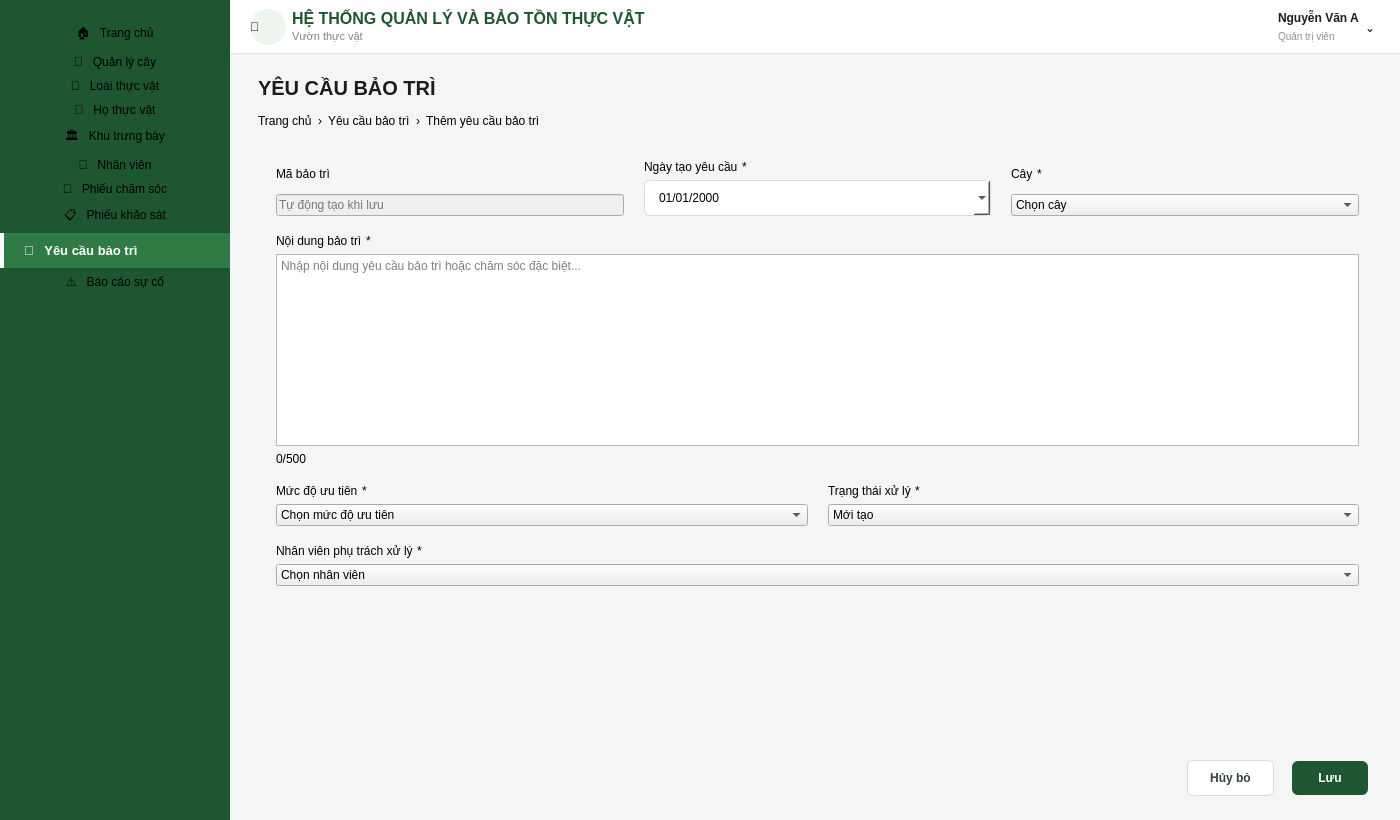
<?xml version="1.0" encoding="UTF-8"?>
<ui version="4.0">
 <class>MainWindow</class>
 <widget class="QMainWindow" name="MainWindow">
  <property name="geometry">
   <rect>
    <x>0</x>
    <y>0</y>
    <width>1400</width>
    <height>820</height>
   </rect>
  </property>
  <property name="windowTitle">
   <string>Hệ thống Quản lý và Bảo tồn Thực vật</string>
  </property>
  <property name="styleSheet">
   <string notr="true">QMainWindow { background-color: #f4f6f5; }
QWidget#sidebarFrame { background-color: #1e5631; }
QLabel#sidebarTitle { color: #ffffff; font-size: 12px; font-weight: bold; letter-spacing: 1px; }
QPushButton[class=&quot;navBtn&quot;] { text-align: left; padding: 10px 20px; color: #dfeee3; font-size: 13px; border: none; background-color: transparent; }
QPushButton[class=&quot;navBtn&quot;]:hover { background-color: #24693a; }
QPushButton#navActive { text-align: left; padding: 10px 20px; color: #ffffff; font-size: 13px; font-weight: bold; border: none; background-color: #2f7a45; border-left: 4px solid #ffffff; }
QWidget#headerFrame { background-color: #ffffff; border-bottom: 1px solid #e2e5e3; }
QLabel#headerTitle { font-size: 16px; font-weight: bold; color: #1e5631; }
QLabel#headerSubtitle { font-size: 11px; color: #7a8a7f; }
QLabel#pageTitle { font-size: 20px; font-weight: bold; color: #1c1c1c; }
QLineEdit#searchBox { border: 1px solid #d8dcd9; border-radius: 6px; padding: 8px 12px; font-size: 12px; background-color: #ffffff; }
QPushButton#btnAddSurvey { background-color: #1e5631; color: #ffffff; font-size: 12px; font-weight: bold; border-radius: 6px; padding: 10px 18px; }
QPushButton#btnAddSurvey:hover { background-color: #24693a; }
QTableWidget { background-color: #ffffff; border: 1px solid #e2e5e3; border-radius: 8px; gridline-color: #eef1ef; font-size: 12px; }
QHeaderView::section { background-color: #f7f9f7; color: #5c6b60; font-weight: bold; font-size: 11px; padding: 10px 6px; border: none; border-bottom: 1px solid #e2e5e3; }
QLabel#paginationInfo { color: #6b7a70; font-size: 12px; }
QPushButton.pageBtn { background-color: #ffffff; border: 1px solid #d8dcd9; border-radius: 5px; min-width: 28px; min-height: 28px; }
QPushButton#pageCurrent { background-color: #1e5631; color: #ffffff; border-radius: 5px; min-width: 28px; min-height: 28px; font-weight: bold; }
QLabel#userName { font-size: 12px; font-weight: bold; color: #1c1c1c; }
QLabel#userRole { font-size: 10px; color: #8a978d; }
QLabel#avatarLabel { background-color: #1e5631; color: #ffffff; border-radius: 18px; font-weight: bold; }
QLabel#logoCircle { background-color: #eef4ee; border-radius: 18px; }
QLabel#breadcrumb { font-size: 12px; color: #6b7a70; }
QLabel[class=&quot;formLabel&quot;] { font-size: 12px; font-weight: bold; color: #33413a; }
QLineEdit#fieldInput { border: 1px solid #d8dcd9; border-radius: 6px; padding: 9px 12px; font-size: 12px; background-color: #ffffff; color: #1c1c1c; }
QLineEdit#fieldInput:disabled { background-color: #f4f6f5; color: #9aa39d; }
QDateEdit, QDateTimeEdit { border: 1px solid #d8dcd9; border-radius: 6px; padding: 9px 12px; font-size: 12px; background-color: #ffffff; }
QComboBox#fieldCombo { border: 1px solid #d8dcd9; border-radius: 6px; padding: 9px 12px; font-size: 12px; background-color: #ffffff; }
QTextEdit#fieldTextArea { border: 1px solid #d8dcd9; border-radius: 6px; padding: 10px 12px; font-size: 12px; background-color: #ffffff; }
QLabel#charCounter { font-size: 11px; color: #9aa39d; }
QWidget#uploadDropzone { background-color: #fbfcfb; border: 2px dashed #d8dcd9; border-radius: 8px; }
QLabel#uploadHint { font-size: 12px; color: #8a978d; }
QLabel#uploadFormatHint { font-size: 11px; color: #9aa39d; }
QPushButton#btnChooseImage { border: 1px solid #d8dcd9; border-radius: 6px; padding: 8px 16px; font-size: 12px; background-color: #ffffff; color: #33413a; }
QPushButton#btnChooseImage:hover { background-color: #f4f6f5; }
QPushButton#btnCancel { border: 1px solid #d8dcd9; border-radius: 6px; padding: 10px 22px; font-size: 12px; font-weight: bold; background-color: #ffffff; color: #33413a; }
QPushButton#btnCancel:hover { background-color: #f4f6f5; }
QPushButton#btnSave { background-color: #1e5631; border: none; border-radius: 6px; padding: 10px 26px; font-size: 12px; font-weight: bold; color: #ffffff; }
QPushButton#btnSave:hover { background-color: #24693a; }
QLabel[class=&quot;requiredMark&quot;] { color: #e53935; font-size: 12px; font-weight: bold; }
QLabel[class=&quot;breadcrumbCurrent&quot;] { color: #1e5631; font-size: 12px; font-weight: bold; }
QLabel[class=&quot;breadcrumbText&quot;] { color: #6b7a70; font-size: 12px; }
QLabel[class=&quot;breadcrumbSep&quot;] { color: #a9b3ad; font-size: 12px; }
QScrollArea#formScrollArea { border: none; background-color: transparent; }
QWidget#scrollAreaWidgetContents { background-color: transparent; }
</string>
  </property>
  <widget class="QWidget" name="centralwidget">
   <layout class="QHBoxLayout" name="rootLayout">
    <property name="spacing">
     <number>0</number>
    </property>
    <property name="leftMargin">
     <number>0</number>
    </property>
    <property name="topMargin">
     <number>0</number>
    </property>
    <property name="rightMargin">
     <number>0</number>
    </property>
    <property name="bottomMargin">
     <number>0</number>
    </property>
    <item>
     <widget class="QWidget" name="sidebarFrame" native="true">
      <property name="minimumSize">
       <size>
        <width>230</width>
        <height>0</height>
       </size>
      </property>
      <property name="maximumSize">
       <size>
        <width>230</width>
        <height>16777215</height>
       </size>
      </property>
      <layout class="QVBoxLayout" name="sidebarLayout">
       <property name="spacing">
        <number>2</number>
       </property>
       <property name="leftMargin">
        <number>0</number>
       </property>
       <property name="topMargin">
        <number>20</number>
       </property>
       <property name="rightMargin">
        <number>0</number>
       </property>
       <property name="bottomMargin">
        <number>10</number>
       </property>
       <item>
        <widget class="QPushButton" name="navTrangChu">
         <property name="cursor">
          <cursorShape>PointingHandCursor</cursorShape>
         </property>
         <property name="text">
          <string>🏠   Trang chủ</string>
         </property>
         <property name="flat">
          <bool>true</bool>
         </property>
         <property name="class" stdset="0">
          <string>navBtn</string>
         </property>
        </widget>
       </item>
       <item>
        <widget class="QPushButton" name="navQuanLyCay">
         <property name="cursor">
          <cursorShape>PointingHandCursor</cursorShape>
         </property>
         <property name="text">
          <string>🌳   Quản lý cây</string>
         </property>
         <property name="flat">
          <bool>true</bool>
         </property>
         <property name="class" stdset="0">
          <string>navBtn</string>
         </property>
        </widget>
       </item>
       <item>
        <widget class="QPushButton" name="navLoaiThucVat">
         <property name="cursor">
          <cursorShape>PointingHandCursor</cursorShape>
         </property>
         <property name="text">
          <string>🍃   Loài thực vật</string>
         </property>
         <property name="flat">
          <bool>true</bool>
         </property>
         <property name="class" stdset="0">
          <string>navBtn</string>
         </property>
        </widget>
       </item>
       <item>
        <widget class="QPushButton" name="navHoThucVat">
         <property name="cursor">
          <cursorShape>PointingHandCursor</cursorShape>
         </property>
         <property name="text">
          <string>🧬   Họ thực vật</string>
         </property>
         <property name="flat">
          <bool>true</bool>
         </property>
         <property name="class" stdset="0">
          <string>navBtn</string>
         </property>
        </widget>
       </item>
       <item>
        <widget class="QPushButton" name="navKhuTrungBay">
         <property name="cursor">
          <cursorShape>PointingHandCursor</cursorShape>
         </property>
         <property name="text">
          <string>🏛   Khu trưng bày</string>
         </property>
         <property name="flat">
          <bool>true</bool>
         </property>
         <property name="class" stdset="0">
          <string>navBtn</string>
         </property>
        </widget>
       </item>
       <item>
        <widget class="QPushButton" name="navNhanVien">
         <property name="cursor">
          <cursorShape>PointingHandCursor</cursorShape>
         </property>
         <property name="text">
          <string>👤   Nhân viên</string>
         </property>
         <property name="flat">
          <bool>true</bool>
         </property>
         <property name="class" stdset="0">
          <string>navBtn</string>
         </property>
        </widget>
       </item>
       <item>
        <widget class="QPushButton" name="navPhieuChamSoc">
         <property name="cursor">
          <cursorShape>PointingHandCursor</cursorShape>
         </property>
         <property name="text">
          <string>📝   Phiếu chăm sóc</string>
         </property>
         <property name="flat">
          <bool>true</bool>
         </property>
         <property name="class" stdset="0">
          <string>navBtn</string>
         </property>
        </widget>
       </item>
       <item>
        <widget class="QPushButton" name="navPhieuKhaoSat">
         <property name="cursor">
          <cursorShape>PointingHandCursor</cursorShape>
         </property>
         <property name="text">
          <string>📋   Phiếu khảo sát</string>
         </property>
         <property name="flat">
          <bool>true</bool>
         </property>
         <property name="class" stdset="0">
          <string>navBtn</string>
         </property>
        </widget>
       </item>
       <item>
        <widget class="QPushButton" name="navActive">
         <property name="cursor">
          <cursorShape>PointingHandCursor</cursorShape>
         </property>
         <property name="text">
          <string>🔧   Yêu cầu bảo trì</string>
         </property>
         <property name="flat">
          <bool>true</bool>
         </property>
        </widget>
       </item>
       <item>
        <widget class="QPushButton" name="navBaoCaoSuCo">
         <property name="cursor">
          <cursorShape>PointingHandCursor</cursorShape>
         </property>
         <property name="text">
          <string>⚠   Báo cáo sự cố</string>
         </property>
         <property name="flat">
          <bool>true</bool>
         </property>
         <property name="class" stdset="0">
          <string>navBtn</string>
         </property>
        </widget>
       </item>
       <item>
        <spacer name="sidebarSpacer">
         <property name="orientation">
          <enum>Qt::Vertical</enum>
         </property>
         <property name="sizeHint" stdset="0">
          <size>
           <width>20</width>
           <height>40</height>
          </size>
         </property>
        </spacer>
       </item>
      </layout>
     </widget>
    </item>
    <item>
     <widget class="QWidget" name="mainContentFrame" native="true">
      <layout class="QVBoxLayout" name="mainContentLayout">
       <property name="spacing">
        <number>0</number>
       </property>
       <property name="leftMargin">
        <number>0</number>
       </property>
       <property name="topMargin">
        <number>0</number>
       </property>
       <property name="rightMargin">
        <number>0</number>
       </property>
       <property name="bottomMargin">
        <number>0</number>
       </property>
       <item>
        <widget class="QWidget" name="headerFrame" native="true">
         <property name="minimumSize">
          <size>
           <width>0</width>
           <height>20</height>
          </size>
         </property>
         <property name="maximumSize">
          <size>
           <width>16777215</width>
           <height>70</height>
          </size>
         </property>
         <layout class="QHBoxLayout" name="headerLayout">
          <property name="leftMargin">
           <number>20</number>
          </property>
          <property name="rightMargin">
           <number>24</number>
          </property>
          <item>
           <widget class="QLabel" name="logoCircle">
            <property name="minimumSize">
             <size>
              <width>36</width>
              <height>36</height>
             </size>
            </property>
            <property name="maximumSize">
             <size>
              <width>36</width>
              <height>36</height>
             </size>
            </property>
            <property name="text">
             <string>🌿</string>
            </property>
           </widget>
          </item>
          <item>
           <layout class="QVBoxLayout" name="headerTitleLayout">
            <property name="spacing">
             <number>0</number>
            </property>
            <item>
             <widget class="QLabel" name="headerTitle">
              <property name="text">
               <string>HỆ THỐNG QUẢN LÝ VÀ BẢO TỒN THỰC VẬT</string>
              </property>
             </widget>
            </item>
            <item>
             <widget class="QLabel" name="headerSubtitle">
              <property name="text">
               <string>Vườn thực vật</string>
              </property>
             </widget>
            </item>
           </layout>
          </item>
          <item>
           <spacer name="headerSpacer">
            <property name="orientation">
             <enum>Qt::Horizontal</enum>
            </property>
            <property name="sizeHint" stdset="0">
             <size>
              <width>40</width>
              <height>20</height>
             </size>
            </property>
           </spacer>
          </item>
          <item>
           <layout class="QVBoxLayout" name="userInfoLayout">
            <property name="spacing">
             <number>0</number>
            </property>
            <item>
             <widget class="QLabel" name="userName">
              <property name="text">
               <string>Nguyễn Văn A</string>
              </property>
             </widget>
            </item>
            <item>
             <widget class="QLabel" name="userRole">
              <property name="text">
               <string>Quản trị viên</string>
              </property>
             </widget>
            </item>
           </layout>
          </item>
          <item>
           <widget class="QLabel" name="userDropdownArrow">
            <property name="text">
             <string>⌄</string>
            </property>
           </widget>
          </item>
         </layout>
        </widget>
       </item>
       <item>
        <widget class="QWidget" name="contentArea" native="true">
         <layout class="QVBoxLayout" name="contentLayout" stretch="0,0,1">
          <property name="spacing">
           <number>14</number>
          </property>
          <property name="leftMargin">
           <number>28</number>
          </property>
          <property name="topMargin">
           <number>22</number>
          </property>
          <property name="rightMargin">
           <number>28</number>
          </property>
          <property name="bottomMargin">
           <number>0</number>
          </property>
          <item>
           <widget class="QLabel" name="pageTitle">
            <property name="text">
             <string>YÊU CẦU BẢO TRÌ</string>
            </property>
           </widget>
          </item>
          <item>
           <layout class="QHBoxLayout" name="breadcrumbLayout">
            <property name="spacing">
             <number>6</number>
            </property>
            <item>
             <widget class="QLabel" name="crumbHome">
              <property name="text">
               <string>Trang chủ</string>
              </property>
              <property name="class" stdset="0">
               <string>breadcrumbText</string>
              </property>
             </widget>
            </item>
            <item>
             <widget class="QLabel" name="crumbSep1">
              <property name="text">
               <string>›</string>
              </property>
              <property name="class" stdset="0">
               <string>breadcrumbSep</string>
              </property>
             </widget>
            </item>
            <item>
             <widget class="QLabel" name="crumbSection">
              <property name="text">
               <string>Yêu cầu bảo trì</string>
              </property>
              <property name="class" stdset="0">
               <string>breadcrumbText</string>
              </property>
             </widget>
            </item>
            <item>
             <widget class="QLabel" name="crumbSep2">
              <property name="text">
               <string>›</string>
              </property>
              <property name="class" stdset="0">
               <string>breadcrumbSep</string>
              </property>
             </widget>
            </item>
            <item>
             <widget class="QLabel" name="crumbCurrent">
              <property name="text">
               <string>Thêm yêu cầu bảo trì</string>
              </property>
              <property name="class" stdset="0">
               <string>breadcrumbCurrent</string>
              </property>
             </widget>
            </item>
            <item>
             <spacer name="breadcrumbSpacer">
              <property name="orientation">
               <enum>Qt::Horizontal</enum>
              </property>
              <property name="sizeHint" stdset="0">
               <size>
                <width>40</width>
                <height>10</height>
               </size>
              </property>
             </spacer>
            </item>
           </layout>
          </item>
          <item>
           <widget class="QScrollArea" name="formScrollArea">
            <property name="frameShape">
             <enum>QFrame::NoFrame</enum>
            </property>
            <property name="widgetResizable">
             <bool>true</bool>
            </property>
            <widget class="QWidget" name="scrollAreaWidgetContents">
             <property name="geometry">
              <rect>
               <x>0</x>
               <y>0</y>
               <width>1114</width>
               <height>640</height>
              </rect>
             </property>
             <layout class="QVBoxLayout" name="scrollContentLayout">
              <property name="spacing">
               <number>18</number>
              </property>
              <property name="rightMargin">
               <number>4</number>
              </property>
              <property name="bottomMargin">
               <number>24</number>
              </property>
              <item>
               <widget class="QWidget" name="formCard" native="true">
                <layout class="QVBoxLayout" name="formCardLayout">
                 <property name="spacing">
                  <number>18</number>
                 </property>
                 <item>
                  <layout class="QHBoxLayout" name="row1Layout">
                   <property name="spacing">
                    <number>20</number>
                   </property>
                   <item>
                    <layout class="QVBoxLayout" name="col_mabt">
                     <property name="spacing">
                      <number>6</number>
                     </property>
                     <item>
                      <layout class="QHBoxLayout" name="labelRow_mabt">
                       <property name="spacing">
                        <number>4</number>
                       </property>
                       <item>
                        <widget class="QLabel" name="label_mabt">
                         <property name="text">
                          <string>Mã bảo trì</string>
                         </property>
                         <property name="class" stdset="0">
                          <string>formLabel</string>
                         </property>
                        </widget>
                       </item>
                       <item>
                        <spacer name="labelSpacer_mabt">
                         <property name="orientation">
                          <enum>Qt::Horizontal</enum>
                         </property>
                         <property name="sizeHint" stdset="0">
                          <size>
                           <width>10</width>
                           <height>10</height>
                          </size>
                         </property>
                        </spacer>
                       </item>
                      </layout>
                     </item>
                     <item>
                      <widget class="QLineEdit" name="fieldMABT">
                       <property name="enabled">
                        <bool>false</bool>
                       </property>
                       <property name="placeholderText">
                        <string>Tự động tạo khi lưu</string>
                       </property>
                      </widget>
                     </item>
                    </layout>
                   </item>
                   <item>
                    <layout class="QVBoxLayout" name="col_ngaytao">
                     <property name="spacing">
                      <number>6</number>
                     </property>
                     <item>
                      <layout class="QHBoxLayout" name="labelRow_ngaytao">
                       <property name="spacing">
                        <number>4</number>
                       </property>
                       <item>
                        <widget class="QLabel" name="label_ngaytao">
                         <property name="text">
                          <string>Ngày tạo yêu cầu</string>
                         </property>
                         <property name="class" stdset="0">
                          <string>formLabel</string>
                         </property>
                        </widget>
                       </item>
                       <item>
                        <widget class="QLabel" name="req_ngaytao">
                         <property name="text">
                          <string>*</string>
                         </property>
                         <property name="class" stdset="0">
                          <string>requiredMark</string>
                         </property>
                        </widget>
                       </item>
                       <item>
                        <spacer name="labelSpacer_ngaytao">
                         <property name="orientation">
                          <enum>Qt::Horizontal</enum>
                         </property>
                         <property name="sizeHint" stdset="0">
                          <size>
                           <width>10</width>
                           <height>10</height>
                          </size>
                         </property>
                        </spacer>
                       </item>
                      </layout>
                     </item>
                     <item>
                      <widget class="QDateEdit" name="fieldNgayTao">
                       <property name="displayFormat">
                        <string>dd/MM/yyyy</string>
                       </property>
                       <property name="calendarPopup">
                        <bool>true</bool>
                       </property>
                      </widget>
                     </item>
                    </layout>
                   </item>
                   <item>
                    <layout class="QVBoxLayout" name="col_cay">
                     <property name="spacing">
                      <number>6</number>
                     </property>
                     <item>
                      <layout class="QHBoxLayout" name="labelRow_cay">
                       <property name="spacing">
                        <number>4</number>
                       </property>
                       <item>
                        <widget class="QLabel" name="label_cay">
                         <property name="text">
                          <string>Cây</string>
                         </property>
                         <property name="class" stdset="0">
                          <string>formLabel</string>
                         </property>
                        </widget>
                       </item>
                       <item>
                        <widget class="QLabel" name="req_cay">
                         <property name="text">
                          <string>*</string>
                         </property>
                         <property name="class" stdset="0">
                          <string>requiredMark</string>
                         </property>
                        </widget>
                       </item>
                       <item>
                        <spacer name="labelSpacer_cay">
                         <property name="orientation">
                          <enum>Qt::Horizontal</enum>
                         </property>
                         <property name="sizeHint" stdset="0">
                          <size>
                           <width>10</width>
                           <height>10</height>
                          </size>
                         </property>
                        </spacer>
                       </item>
                      </layout>
                     </item>
                     <item>
                      <widget class="QComboBox" name="fieldCay">
                       <item>
                        <property name="text">
                         <string>Chọn cây</string>
                        </property>
                       </item>
                       <item>
                        <property name="text">
                         <string>Sao đen (C045)</string>
                        </property>
                       </item>
                      </widget>
                     </item>
                    </layout>
                   </item>
                  </layout>
                 </item>
                 <item>
                  <layout class="QVBoxLayout" name="col_noidung">
                   <property name="spacing">
                    <number>6</number>
                   </property>
                   <item>
                    <layout class="QHBoxLayout" name="labelRow_noidung">
                     <property name="spacing">
                      <number>4</number>
                     </property>
                     <item>
                      <widget class="QLabel" name="label_noidungbaotri">
                       <property name="text">
                        <string>Nội dung bảo trì</string>
                       </property>
                       <property name="class" stdset="0">
                        <string>formLabel</string>
                       </property>
                      </widget>
                     </item>
                     <item>
                      <widget class="QLabel" name="req_noidungbaotri">
                       <property name="text">
                        <string>*</string>
                       </property>
                       <property name="class" stdset="0">
                        <string>requiredMark</string>
                       </property>
                      </widget>
                     </item>
                     <item>
                      <spacer name="labelSpacer_noidungbaotri">
                       <property name="orientation">
                        <enum>Qt::Horizontal</enum>
                       </property>
                       <property name="sizeHint" stdset="0">
                        <size>
                         <width>10</width>
                         <height>10</height>
                        </size>
                       </property>
                      </spacer>
                     </item>
                    </layout>
                   </item>
                   <item>
                    <widget class="QTextEdit" name="fieldNoiDungBaoTri">
                     <property name="minimumSize">
                      <size>
                       <width>0</width>
                       <height>110</height>
                      </size>
                     </property>
                     <property name="placeholderText">
                      <string>Nhập nội dung yêu cầu bảo trì hoặc chăm sóc đặc biệt...</string>
                     </property>
                    </widget>
                   </item>
                   <item>
                    <widget class="QLabel" name="charCounter1">
                     <property name="text">
                      <string>0/500</string>
                     </property>
                    </widget>
                   </item>
                  </layout>
                 </item>
                 <item>
                  <layout class="QHBoxLayout" name="row2Layout">
                   <property name="spacing">
                    <number>20</number>
                   </property>
                   <item>
                    <layout class="QVBoxLayout" name="col_mucdouutien">
                     <property name="spacing">
                      <number>6</number>
                     </property>
                     <item>
                      <layout class="QHBoxLayout" name="labelRow_mucdouutien">
                       <property name="spacing">
                        <number>4</number>
                       </property>
                       <item>
                        <widget class="QLabel" name="label_mucdouutien">
                         <property name="text">
                          <string>Mức độ ưu tiên</string>
                         </property>
                         <property name="class" stdset="0">
                          <string>formLabel</string>
                         </property>
                        </widget>
                       </item>
                       <item>
                        <widget class="QLabel" name="req_mucdouutien">
                         <property name="text">
                          <string>*</string>
                         </property>
                         <property name="class" stdset="0">
                          <string>requiredMark</string>
                         </property>
                        </widget>
                       </item>
                       <item>
                        <spacer name="labelSpacer_mucdouutien">
                         <property name="orientation">
                          <enum>Qt::Horizontal</enum>
                         </property>
                         <property name="sizeHint" stdset="0">
                          <size>
                           <width>10</width>
                           <height>10</height>
                          </size>
                         </property>
                        </spacer>
                       </item>
                      </layout>
                     </item>
                     <item>
                      <widget class="QComboBox" name="fieldMucDoUuTien">
                       <item>
                        <property name="text">
                         <string>Chọn mức độ ưu tiên</string>
                        </property>
                       </item>
                       <item>
                        <property name="text">
                         <string>Thấp</string>
                        </property>
                       </item>
                       <item>
                        <property name="text">
                         <string>Trung bình</string>
                        </property>
                       </item>
                       <item>
                        <property name="text">
                         <string>Cao</string>
                        </property>
                       </item>
                       <item>
                        <property name="text">
                         <string>Khẩn cấp</string>
                        </property>
                       </item>
                      </widget>
                     </item>
                    </layout>
                   </item>
                   <item>
                    <layout class="QVBoxLayout" name="col_trangthai">
                     <property name="spacing">
                      <number>6</number>
                     </property>
                     <item>
                      <layout class="QHBoxLayout" name="labelRow_trangthai">
                       <property name="spacing">
                        <number>4</number>
                       </property>
                       <item>
                        <widget class="QLabel" name="label_trangthai">
                         <property name="text">
                          <string>Trạng thái xử lý</string>
                         </property>
                         <property name="class" stdset="0">
                          <string>formLabel</string>
                         </property>
                        </widget>
                       </item>
                       <item>
                        <widget class="QLabel" name="req_trangthai">
                         <property name="text">
                          <string>*</string>
                         </property>
                         <property name="class" stdset="0">
                          <string>requiredMark</string>
                         </property>
                        </widget>
                       </item>
                       <item>
                        <spacer name="labelSpacer_trangthai">
                         <property name="orientation">
                          <enum>Qt::Horizontal</enum>
                         </property>
                         <property name="sizeHint" stdset="0">
                          <size>
                           <width>10</width>
                           <height>10</height>
                          </size>
                         </property>
                        </spacer>
                       </item>
                      </layout>
                     </item>
                     <item>
                      <widget class="QComboBox" name="fieldTrangThai">
                       <item>
                        <property name="text">
                         <string>Mới tạo</string>
                        </property>
                       </item>
                       <item>
                        <property name="text">
                         <string>Đang xử lý</string>
                        </property>
                       </item>
                       <item>
                        <property name="text">
                         <string>Hoàn thành</string>
                        </property>
                       </item>
                      </widget>
                     </item>
                    </layout>
                   </item>
                  </layout>
                 </item>
                 <item>
                  <layout class="QVBoxLayout" name="col_nhanvien">
                   <property name="spacing">
                    <number>6</number>
                   </property>
                   <item>
                    <layout class="QHBoxLayout" name="labelRow_nhanvien">
                     <property name="spacing">
                      <number>4</number>
                     </property>
                     <item>
                      <widget class="QLabel" name="label_nhanvienphutrach">
                       <property name="text">
                        <string>Nhân viên phụ trách xử lý</string>
                       </property>
                       <property name="class" stdset="0">
                        <string>formLabel</string>
                       </property>
                      </widget>
                     </item>
                     <item>
                      <widget class="QLabel" name="req_nhanvienphutrach">
                       <property name="text">
                        <string>*</string>
                       </property>
                       <property name="class" stdset="0">
                        <string>requiredMark</string>
                       </property>
                      </widget>
                     </item>
                     <item>
                      <spacer name="labelSpacer_nhanvienphutrach">
                       <property name="orientation">
                        <enum>Qt::Horizontal</enum>
                       </property>
                       <property name="sizeHint" stdset="0">
                        <size>
                         <width>10</width>
                         <height>10</height>
                        </size>
                       </property>
                      </spacer>
                     </item>
                    </layout>
                   </item>
                   <item>
                    <widget class="QComboBox" name="fieldNhanVienPhuTrach">
                     <item>
                      <property name="text">
                       <string>Chọn nhân viên</string>
                      </property>
                     </item>
                     <item>
                      <property name="text">
                       <string>Lê Văn C</string>
                      </property>
                     </item>
                     <item>
                      <property name="text">
                       <string>Trần Thị B</string>
                      </property>
                     </item>
                     <item>
                      <property name="text">
                       <string>Phạm Minh D</string>
                      </property>
                     </item>
                     <item>
                      <property name="text">
                       <string>Nguyễn Văn A</string>
                      </property>
                     </item>
                    </widget>
                   </item>
                  </layout>
                 </item>
                </layout>
               </widget>
              </item>
              <item>
               <spacer name="formBottomSpacer">
                <property name="orientation">
                 <enum>Qt::Vertical</enum>
                </property>
                <property name="sizeHint" stdset="0">
                 <size>
                  <width>20</width>
                  <height>20</height>
                 </size>
                </property>
               </spacer>
              </item>
              <item>
               <layout class="QHBoxLayout" name="footerButtonsLayout">
                <item>
                 <spacer name="footerSpacer">
                  <property name="orientation">
                   <enum>Qt::Horizontal</enum>
                  </property>
                  <property name="sizeHint" stdset="0">
                   <size>
                    <width>40</width>
                    <height>20</height>
                   </size>
                  </property>
                 </spacer>
                </item>
                <item>
                 <widget class="QPushButton" name="btnCancel">
                  <property name="cursor">
                   <cursorShape>PointingHandCursor</cursorShape>
                  </property>
                  <property name="text">
                   <string>Hủy bỏ</string>
                  </property>
                 </widget>
                </item>
                <item>
                 <widget class="QPushButton" name="btnSave">
                  <property name="cursor">
                   <cursorShape>PointingHandCursor</cursorShape>
                  </property>
                  <property name="text">
                   <string>Lưu</string>
                  </property>
                 </widget>
                </item>
               </layout>
              </item>
             </layout>
            </widget>
           </widget>
          </item>
         </layout>
        </widget>
       </item>
      </layout>
     </widget>
    </item>
   </layout>
  </widget>
 </widget>
 <resources/>
 <connections/>
</ui>
